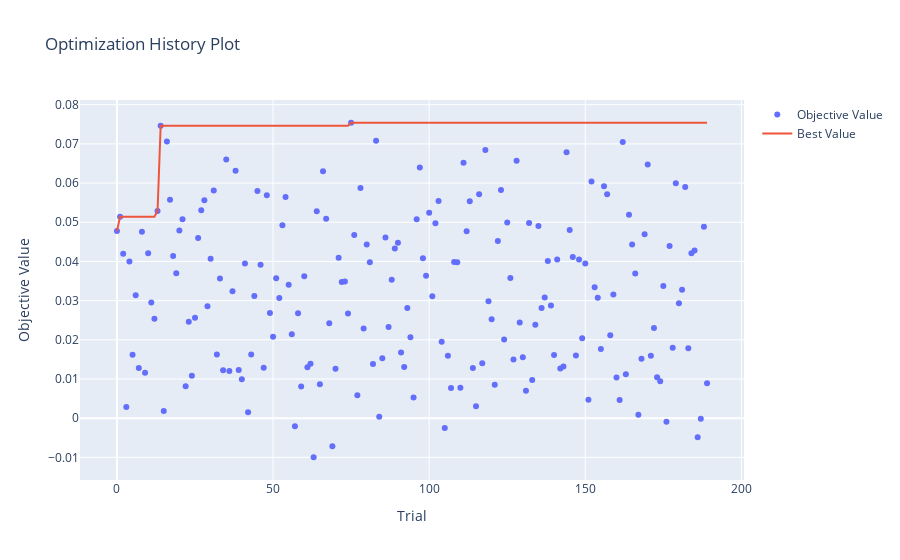

Notebook cell for this chart:
### Code cell
# Mostrar Chart com Trials do Optuna
fig = optuna.visualization.plot_optimization_history(study_div)
fig.show()

### Figure 1 — Plotly figure (JSON) as saved in the notebook; plotly's stock layout.template omitted (floating-point values rounded to 4 significant figures; data arrays with more than 128 entries replaced by an {"elided": "..."} marker saying what was removed)
{"data": [{"mode": "markers", "name": "Objective Value", "type": "scatter", "x": {"elided": "190 int values"}, "y": {"elided": "190 float values"}}, {"mode": "lines", "name": "Best Value", "type": "scatter", "x": {"elided": "190 int values"}, "y": {"elided": "190 float values"}}, {"marker": {"color": "#cccccc"}, "mode": "markers", "name": "Infeasible Trial", "showlegend": false, "type": "scatter", "x": [], "y": []}], "layout": {"title": {"text": "Optimization History Plot"}, "xaxis": {"title": {"text": "Trial"}}, "yaxis": {"title": {"text": "Objective Value"}}}}
